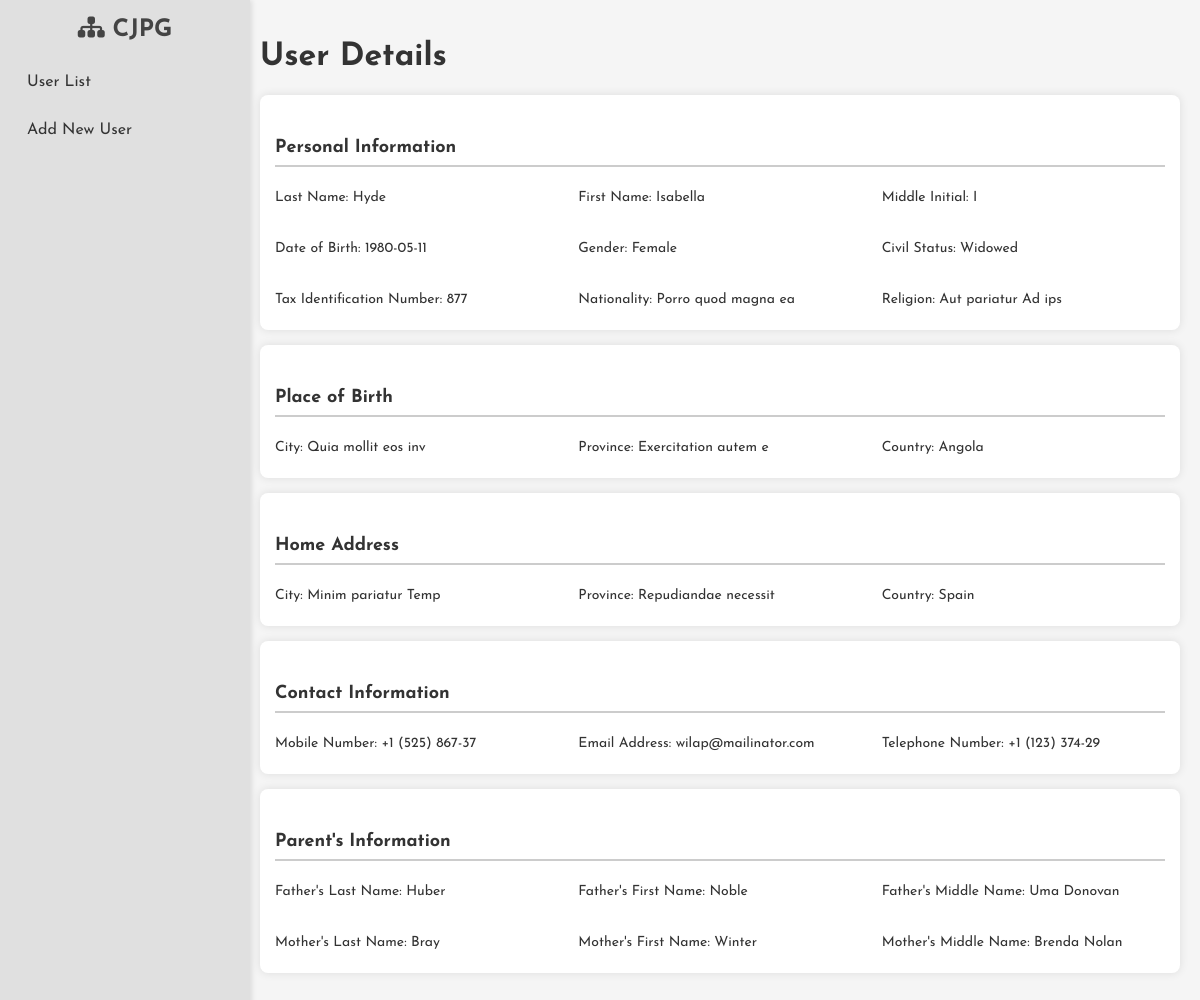
Screenshot of /view.php?id=3 with the database file from the repository.
### tables this page shows
CREATE TABLE `personal_data` (
  `id` int(11) NOT NULL,
  `last_name` varchar(50) DEFAULT NULL,
  `first_name` varchar(50) DEFAULT NULL,
  `middle_initial` char(1) DEFAULT NULL,
  `date_of_birth` date DEFAULT NULL,
  `gender` enum('Male','Female') DEFAULT NULL,
  `civil_status` enum('Single','Married','Widowed','Legally Separated','Others') DEFAULT NULL,
  `other_civil_status` varchar(50) DEFAULT NULL,
  `tax_identification_number` varchar(15) DEFAULT NULL,
  `nationality` varchar(50) DEFAULT NULL,
  `religion` varchar(50) DEFAULT NULL,
  `place_of_birth_rm_flr_unit` varchar(50) DEFAULT NULL,
  `place_of_birth_house_lot_blk` varchar(50) DEFAULT NULL,
  `place_of_birth_street_name` varchar(100) DEFAULT NULL,
  `place_of_birth_subdivision` varchar(100) DEFAULT NULL,
  `place_of_birth_barangay` varchar(100) DEFAULT NULL,
  `place_of_birth_city` varchar(100) DEFAULT NULL,
  `place_of_birth_province` varchar(100) DEFAULT NULL,
  `place_of_birth_country` enum('Afghanistan','Albania','Algeria','Andorra','Angola','Antigua and Barbuda','Argentina','Armenia','Australia','Austria','Azerbaijan','Bahamas','Bahrain','Bangladesh','Barbados','Belarus','Belgium','Belize','Benin','Bhutan','Bolivia','Bosnia and Herzegovina','Botswana','Brazil','Brunei','Bulgaria','Burkina Faso','Burundi','Cambodia','Cameroon','Canada','Central African Republic','Chad','Chile','China','Colombia','Comoros','Congo','Costa Rica','Côte d''Ivoire','Croatia','Cuba','Cyprus','Czech Republic','Denmark','Djibouti','Dominica','Dominican Republic','Ecuador','Egypt','El Salvador','Equatorial Guinea','Eritrea','Estonia','Ethiopia','Fiji','Finland','France','Gabon','Gambia','Georgia','Germany','Ghana','Greece','Grenada','Guatemala','Guinea','Guinea-Bissau','Guyana','Haiti','Honduras','Hungary','Iceland','India','Indonesia','Iran','Iraq','Ireland','Israel','Italy','Jamaica','Japan','Jordan','Kazakhstan','Kenya','Kiribati','North Korea','South Korea','Kosovo','Kuwait','Kyrgyzstan','Laos','Latvia','Lebanon','Lesotho','Liberia','Libya','Lithuania','Luxembourg','Macedonia','Madagascar','Malawi','Malaysia','Maldives','Mali','Malta','Marshall Islands','Mauritania','Mauritius','Mexico','Micronesia','Moldova','Monaco','Mongolia','Montenegro','Morocco','Mozambique','Myanmar','Namibia','Nauru','Nepal','Netherlands','New Zealand','Nicaragua','Niger','Nigeria','Norway','Oman','Pakistan','Palau','Panama','Papua New Guinea','Paraguay','Peru','Philippines','Poland','Portugal','Qatar','Romania','Russia','Rwanda','Saint Kitts and Nevis','Saint Lucia','Saint Vincent and the Grenadines','Samoa','San Marino','Sao Tome and Principe','Saudi Arabia','Senegal','Serbia','Seychelles','Sierra Leone','Singapore','Sint Maarten','Slovakia','Slovenia','Solomon Islands','Somalia','South Africa','South Sudan','Spain','Sri Lanka','Sudan','Suriname','Swaziland','Sweden','Switzerland','Syria','Tajikistan','Tanzania','Thailand','Timor-Leste','Togo','Tonga','Trinidad and Tobago','Tunisia','Turkey','Turkmenistan','Tuvalu','Uganda','Ukraine','United Arab Emirates','United Kingdom','United States','Uruguay','Uzbekistan','Vanuatu','Vatican City','Venezuela','Vietnam','Yemen','Zambia','Zimbabwe') DEFAULT NULL,
  `place_of_birth_zip_code` varchar(10) DEFAULT NULL,
  `home_address_rm_flr_unit` varchar(50) DEFAULT NULL,
  `home_address_house_lot_blk` varchar(50) DEFAULT NULL,
  `home_address_street_name` varchar(100) DEFAULT NULL,
  `home_address_subdivision` varchar(100) DEFAULT NULL,
  `home_address_barangay` varchar(100) DEFAULT NULL,
  `home_address_city` varchar(100) DEFAULT NULL,
  `home_address_province` varchar(100) DEFAULT NULL,
  `home_address_country` enum('Afghanistan','Albania','Algeria','Andorra','Angola','Antigua and Barbuda','Argentina','Armenia','Australia','Austria','Azerbaijan','Bahamas','Bahrain','Bangladesh','Barbados','Belarus','Belgium','Belize','Benin','Bhutan','Bolivia','Bosnia and Herzegovina','Botswana','Brazil','Brunei','Bulgaria','Burkina Faso','Burundi','Cambodia','Cameroon','Canada','Central African Republic','Chad','Chile','China','Colombia','Comoros','Congo','Costa Rica','Côte d''Ivoire','Croatia','Cuba','Cyprus','Czech Republic','Denmark','Djibouti','Dominica','Dominican Republic','Ecuador','Egypt','El Salvador','Equatorial Guinea','Eritrea','Estonia','Ethiopia','Fiji','Finland','France','Gabon','Gambia','Georgia','Germany','Ghana','Greece','Grenada','Guatemala','Guinea','Guinea-Bissau','Guyana','Haiti','Honduras','Hungary','Iceland','India','Indonesia','Iran','Iraq','Ireland','Israel','Italy','Jamaica','Japan','Jordan','Kazakhstan','Kenya','Kiribati','North Korea','South Korea','Kosovo','Kuwait','Kyrgyzstan','Laos','Latvia','Lebanon','Lesotho','Liberia','Libya','Lithuania','Luxembourg','Macedonia','Madagascar','Malawi','Malaysia','Maldives','Mali','Malta','Marshall Islands','Mauritania','Mauritius','Mexico','Micronesia','Moldova','Monaco','Mongolia','Montenegro','Morocco','Mozambique','Myanmar','Namibia','Nauru','Nepal','Netherlands','New Zealand','Nicaragua','Niger','Nigeria','Norway','Oman','Pakistan','Palau','Panama','Papua New Guinea','Paraguay','Peru','Philippines','Poland','Portugal','Qatar','Romania','Russia','Rwanda','Saint Kitts and Nevis','Saint Lucia','Saint Vincent and the Grenadines','Samoa','San Marino','Sao Tome and Principe','Saudi Arabia','Senegal','Serbia','Seychelles','Sierra Leone','Singapore','Sint Maarten','Slovakia','Slovenia','Solomon Islands','Somalia','South Africa','South Sudan','Spain','Sri Lanka','Sudan','Suriname','Swaziland','Sweden','Switzerland','Syria','Tajikistan','Tanzania','Thailand','Timor-Leste','Togo','Tonga','Trinidad and Tobago','Tunisia','Turkey','Turkmenistan','Tuvalu','Uganda','Ukraine','United Arab Emirates','United Kingdom','United States','Uruguay','Uzbekistan','Vanuatu','Vatican City','Venezuela','Vietnam','Yemen','Zambia','Zimbabwe') DEFAULT NULL,
  `home_address_zip_code` varchar(10) DEFAULT NULL,
  `mobile_number` varchar(15) DEFAULT NULL,
  `email_address` varchar(100) DEFAULT NULL,
  `telephone_number` varchar(15) DEFAULT NULL,
  `father_last_name` varchar(50) DEFAULT NULL,
  `father_first_name` varchar(50) DEFAULT NULL,
  `father_middle_name` varchar(50) DEFAULT NULL,
  `mother_last_name` varchar(50) DEFAULT NULL,
  `mother_first_name` varchar(50) DEFAULT NULL,
  `mother_middle_name` varchar(50) DEFAULT NULL
);

### controllers/UserController.php (called while the page is built, shortened)
<?php
require_once '../models/User.php';
class UserController {
    private $userModel;
    public function __construct($db) {
        $this->userModel = new User($db);
    }
    public function viewUser ($id) {
        return $this->userModel->getById($id);
    }
}
?>

### models/User.php (called while the page is built, shortened)
<?php
class User {
    private $conn;
    public function __construct($db) {
        $this->conn = $db;
    }
    public function getById($id) {
        $sql = "SELECT * FROM personal_data WHERE id=?";
        $stmt = $this->conn->prepare($sql);
        $stmt->bind_param("i", $id);
        $stmt->execute();
        return $stmt->get_result()->fetch_assoc();
    }
}
?>

### public/view.php (the view, shortened to what this page needs)
<?php
require '../config/conf.php';
require '../controllers/UserController.php';
$userController = new UserController($conn);
if (isset($_GET['id'])) {
    $userId = $_GET['id'];
    $user = $userController->viewUser ($userId);
} else {
    echo "No user ID specified.";
    exit;
}
?>
<!DOCTYPE html>
<html lang="en">
<head>
    <link rel="stylesheet" href="styles.css">
    <link rel="stylesheet" href="https://cdnjs.cloudflare.com/ajax/libs/font-awesome/6.7.2/css/all.min.css" />
</head>
<body>
    <div class="sidebar">
        <h2><i class="fa-solid fa-sitemap"></i>  CJPG</h2>
        <a href="index.php">User  List</a>
        <a href="form.php">Add New User</a>
    </div>
    <div class="content">
        <h1>User Details</h1>
        <div class="info-container">
            <h2 class="section-title">Personal Information</h2>
            <div class="info-grid">
                <p>Last Name: <?php echo htmlspecialchars($user['last_name']); ?></p>
                <p>First Name: <?php echo htmlspecialchars($user['first_name']); ?></p>
                <p>Middle Initial: <?php echo htmlspecialchars($user['middle_initial']); ?></p>
                <p>Date of Birth: <?php echo htmlspecialchars($user['date_of_birth']); ?></p>
                <p>Gender: <?php echo htmlspecialchars($user['gender']); ?></p>
                <p>Civil Status: <?php echo htmlspecialchars($user['civil_status'] === 'Other' ? $user['other_civil_status'] : $user['civil_status']); ?></p>
                <p>Tax Identification Number: <?php echo htmlspecialchars($user['tax_identification_number']); ?></p>
                <p>Nationality: <?php echo htmlspecialchars($user['nationality']); ?></p>
                <p>Religion: <?php echo htmlspecialchars($user['religion']); ?></p>
            </div>
        </div>
        <div class="info-container">
            <h2 class="section-title">Place of Birth</h2>
            <div class="info-grid">
                <p>City: <?php echo htmlspecialchars($user['place_of_birth_city']); ?></p>
                <p>Province: <?php echo htmlspecialchars($user['place_of_birth_province']); ?></p>
                <p>Country: <?php echo htmlspecialchars($user['place_of_birth_country']); ?></p>
            </div>
        </div>
        <div class="info-container">
            <h2 class="section-title">Home Address</h2>
            <div class="info-grid">
                <p>City: <?php echo htmlspecialchars($user['home_address_city']); ?></p>
                <p>Province: <?php echo htmlspecialchars($user['home_address_province']); ?></p>
                <p>Country: <?php echo htmlspecialchars($user['home_address_country']); ?></p>
            </div>
        </div>
        <div class="info-container">
            <h2 class="section-title">Contact Information</h2>
            <div class="info-grid">
                <p>Mobile Number: <?php echo htmlspecialchars($user['mobile_number']); ?></p>
                <p>Email Address: <?php echo htmlspecialchars($user['email_address']); ?></p>
                <p>Telephone Number: <?php echo htmlspecialchars($user['telephone_number']); ?></p>
            </div>
        </div>
        <div class="info-container">
            <h2 class="section-title">Parent's Information</h2>
            <div class="info-grid">
                <p>Father's Last Name: <?php echo htmlspecialchars($user['father_last_name']); ?></p>
                <p>Father's First Name: <?php echo htmlspecialchars($user['father_first_name']); ?></p>
                <p>Father's Middle Name: <?php echo htmlspecialchars($user['father_middle_name']); ?></p>
                <p>Mother's Last Name: <?php echo htmlspecialchars($user['mother_last_name']); ?></p>
                <p>Mother's First Name: <?php echo htmlspecialchars($user['mother_first_name']); ?></p>
                <p>Mother's Middle Name: <?php echo htmlspecialchars($user['mother_middle_name']); ?></p>
            </div>
        </div>
    </div>
</body>
</html>

### public/styles.css (style rules this page uses)
body { display: flex; font-family: 'Poppins', Arial, sans-serif; margin: 0; padding: 0; background-color: #f5f5f5; color: #333; }
.sidebar { position: fixed; width: 220px; height: 100%; background-color: #e0e0e0; padding: 15px; box-shadow: 2px 0 5px rgba(0, 0, 0, 0.1); overflow-y: auto; }
.sidebar h2 { color: #444; margin-top: 0; text-align: center; }
.sidebar a { display: block; padding: 12px; color: #333; text-decoration: none; margin-bottom: 8px; border-radius: 5px; transition: background 0.3s ease-in-out; }
.content { margin-left: 240px; padding: 20px; flex: 1; }

### public/view.php (style rules this page uses)
.section-title { font-size: 18px; font-weight: bold; padding: 8px 0; border-bottom: 2px solid #ccc; margin-top: 20px; }
.info-container { background: white; padding: 15px; border-radius: 8px; box-shadow: 0 0 10px rgba(0, 0, 0, 0.1); margin-bottom: 15px; }
.info-container p { margin: 8px 0; font-size: 14px; }
.sidebar a { font-family: "Josefin Sans", sans-serif; font-optical-sizing: auto; font-weight: weight; font-style: normal; }
.sidebar h2 { font-family: "Josefin Sans", sans-serif; font-optical-sizing: auto; font-weight: weight; font-style: normal; }
.content { font-family: "Josefin Sans", sans-serif; font-optical-sizing: auto; font-weight: weight; font-style: normal; }
.info-grid { display: flex; flex-wrap: wrap; gap: 20px; }
.info-grid p { flex: 1 1 calc(33.333% - 20px); min-width: 250px; }

### rows the page displays
personal_data: last_name "Hyde", first_name "Isabella", middle_initial "I", date_of_birth "1980-05-11", gender "Female", civil_status "Widowed", tax_identification_number "877", nationality "Porro quod magna ea", religion "Aut pariatur Ad ips", place_of_birth_city "Quia mollit eos inv", place_of_birth_province "Exercitation autem e", place_of_birth_country "Angola", home_address_city "Minim pariatur Temp", home_address_province "Repudiandae necessit", home_address_country "Spain", mobile_number "+1 (525) 867-37", email_address "wilap@mailinator.com", telephone_number "+1 (123) 374-29", father_last_name "Huber", father_first_name "Noble", father_middle_name "Uma Donovan", mother_last_name "Bray", mother_first_name "Winter", mother_middle_name "Brenda Nolan"
